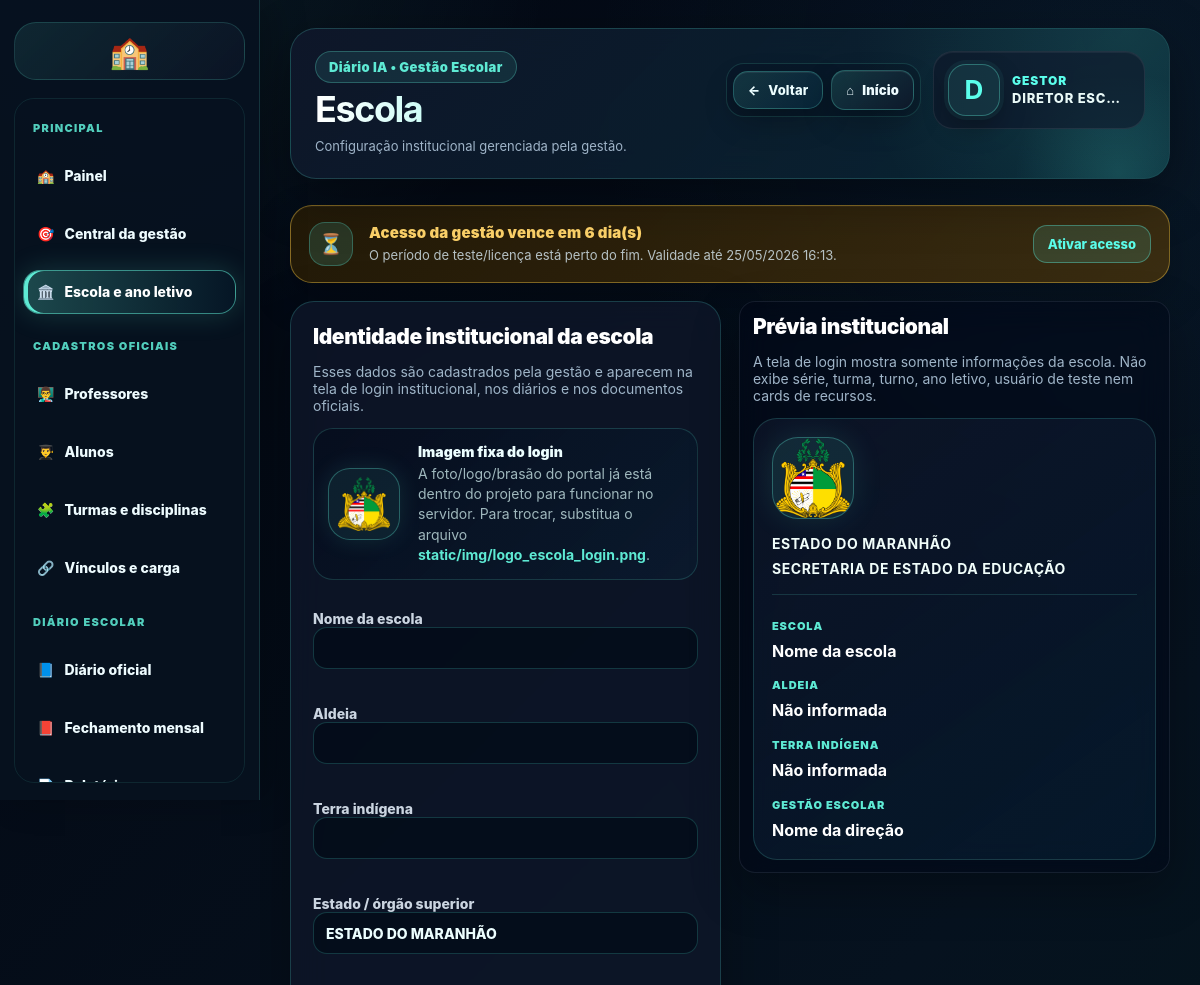
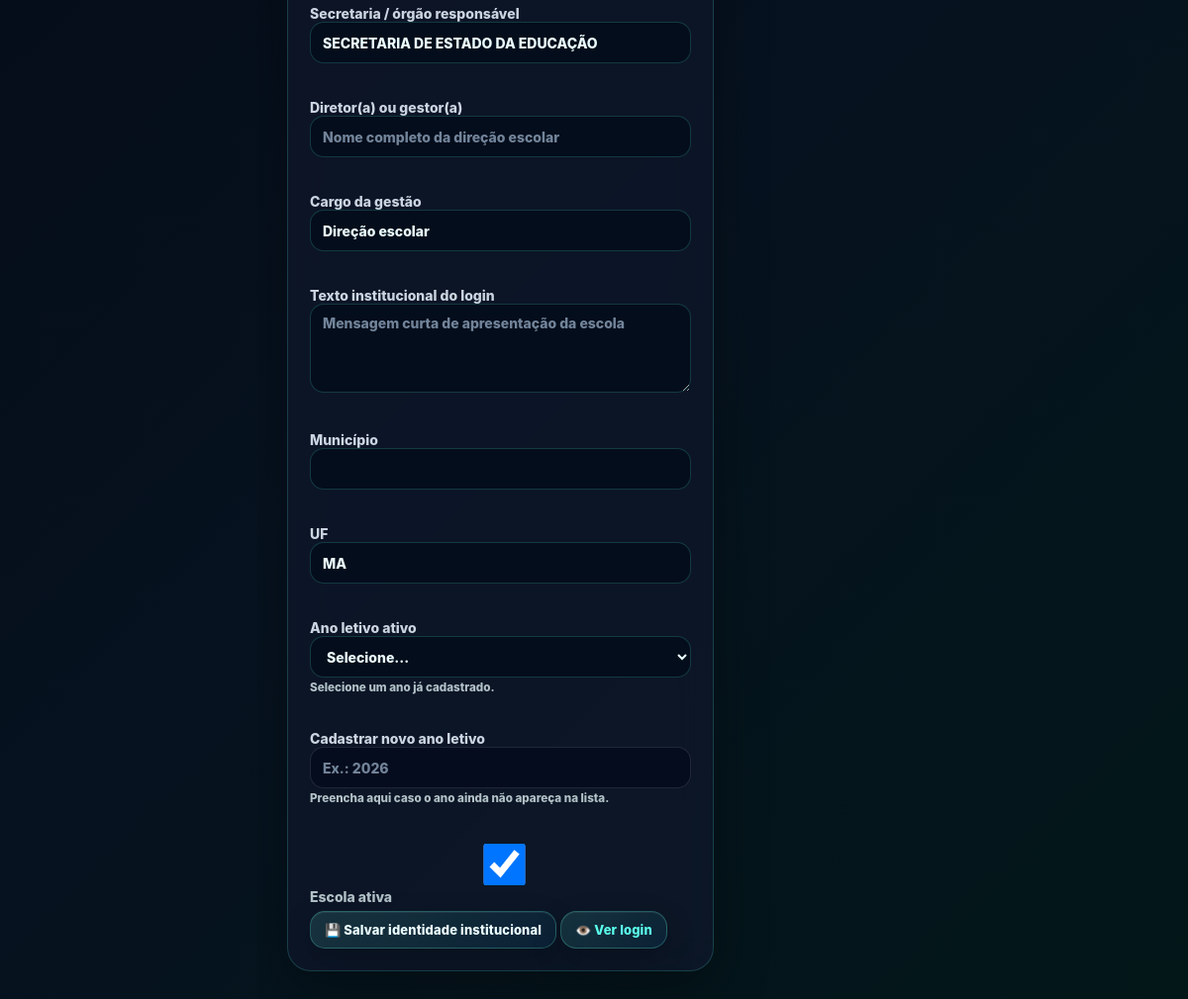
The app's page /gestao/escola/ (signed in) with its own data (2 pictures, top to bottom).
### apps/usuarios/models.py (models this page shows, shortened)
class Usuario(AbstractUser):
    class TipoUsuario(models.TextChoices):
        ADMIN = 'ADMIN', 'Administrador'
        PROF = 'PROF', 'Professor'
        COORD = 'COORD', 'Coordenador'
        SEC = 'SEC', 'Secretaria'
    tipo = models.CharField(
        max_length=10,
        choices=TipoUsuario.choices,
        default=TipoUsuario.PROF
    )
    foto = models.ImageField(
        upload_to="professores/",
        null=True,
        blank=True
    )
    gestao_teste_inicio = models.DateTimeField(
        null=True,
        blank=True,
        verbose_name="Início do teste da gestão",
    )
    gestao_acesso_expira_em = models.DateTimeField(
        null=True,
        blank=True,
        verbose_name="Acesso da gestão expira em",
    )
    gestao_acesso_bloqueado = models.BooleanField(
        default=False,
        verbose_name="Acesso da gestão bloqueado",
    )
    gestao_serial_ultimo = models.CharField(
        max_length=255,
        blank=True,
        default="",
        verbose_name="Último serial aplicado",
    )

### apps/core/views_gestao.py (the view, shortened to what this page needs)
@login_required
def gestao_escola(request):
    if not usuario_gestor(request.user):
        return render(request, "core/acesso_negado.html")
    escola = Escola.objects.filter(ativa=True).first() or Escola.objects.first()
    anos = AnoLetivo.objects.all()
    context = {
        "escola": escola,
        "anos": anos,
        "hoje": date.today(),
    }
    return render(request, "gestao/escola.html", context)

### apps/core/context_processors.py (called while the page is built, shortened)
def escola_institucional(request):
    dados = {
        "escola_login": None,
        "escola_login_estado": "ESTADO DO MARANHÃO",
        "escola_login_secretaria": "SECRETARIA DE ESTADO DA EDUCAÇÃO",
        "escola_login_nome_titulo": "Instituição escolar",
        "escola_login_nome_info": "Configurar no painel da gestão",
        "escola_login_aldeia": "Configurar no painel da gestão",
        "escola_login_terra": "Configurar no painel da gestão",
        "escola_login_texto": "Ambiente oficial de acesso da instituição escolar.",
        "gestor_login_nome": "Direção escolar",
        "gestor_login_cargo": "Gestão responsável",
    }
    try:
        from apps.academico.models import Escola
        escola = Escola.objects.filter(ativa=True).first() or Escola.objects.first()
        dados["escola_login"] = escola
    except Exception:
        pass
    return dados

### apps/core/licenca_gestao.py (called while the page is built)
def dias_teste_gestao():
    return max(int(getattr(settings, "GESTAO_TRIAL_DIAS", 7)), 1)

def usuario_eh_gestao(user):
    return getattr(user, "is_authenticated", False) and getattr(user, "tipo", "") in PERFIS_GESTAO

def garantir_periodo_teste(user):
    if not usuario_eh_gestao(user):
        return user
    if getattr(user, "gestao_acesso_expira_em", None):
        return user
    agora = timezone.now()
    inicio = getattr(user, "date_joined", None) or agora
    if timezone.is_naive(inicio):
        inicio = timezone.make_aware(inicio, timezone.get_current_timezone())
    user.gestao_teste_inicio = getattr(user, "gestao_teste_inicio", None) or inicio
    user.gestao_acesso_expira_em = inicio + timedelta(days=dias_teste_gestao())
    user.gestao_acesso_bloqueado = False
    user.save(update_fields=["gestao_teste_inicio", "gestao_acesso_expira_em", "gestao_acesso_bloqueado"])
    return user

def acesso_gestao_expirado(user):
    if not usuario_eh_gestao(user):
        return False
    garantir_periodo_teste(user)
    if getattr(user, "gestao_acesso_bloqueado", False):
        return True
    expira = getattr(user, "gestao_acesso_expira_em", None)
    if not expira:
        return False
    return timezone.now() > expira

### apps/core/templatetags/tratamento_usuario_tags.py (called while the page is built)
def _clean(value):
    return str(value or "").strip()

def _primeiro_nome(user):
    nome = _nome_usuario(user)
    return _clean(nome.split()[0]).lower()

@register.filter
def nome_exibicao(user):
    return _nome_usuario(user)

@register.filter
def tratamento_gestao(user):
    return "Gestora" if _provavel_feminino(user) else "Gestor"

### templates/gestao/escola.html (shortened to what this page needs)
{% extends "gestao/base_premium_gestao.html" %}
{% load static %}
{% block titulo %}Escola{% endblock %}
{% block subtitulo %}Configuração institucional gerenciada pela gestão.{% endblock %}
{% block conteudo %}
<div class="premium-only-page visual-1161-1220" data-template="gestao/escola.html">
<section class="gestao-page-grid">
  <form method="POST" class="gestao-form-card">
    <h2>Identidade institucional da escola</h2>
    <p>Esses dados são cadastrados pela gestão e aparecem na tela de login institucional, nos diários e nos documentos oficiais.</p>
    <div class="gestao-form-grid">
      <div class="institutional-fixed-logo-note">
        <div class="institutional-fixed-logo-card">
          <img src="{% static 'img/logo_escola_login.png' %}" alt="Logo fixa do login">
        </div>
        <div>
          <strong>Imagem fixa do login</strong>
          <span>A foto/logo/brasão do portal já está dentro do projeto para funcionar no servidor. Para trocar, substitua o arquivo <b>static/img/logo_escola_login.png</b>.</span>
        </div>
      </div>
      <label class="gestao-field">
        <span>Nome da escola</span>
        <input name="nome" value="{{ escola.nome|default:'' }}" required>
      </label>
      <div class="gestao-form-grid two">
        <label class="gestao-field">
          <span>Aldeia</span>
          <input name="aldeia" value="{{ escola.aldeia|default:'' }}">
        </label>
        <label class="gestao-field">
          <span>Terra indígena</span>
          <input name="terra_indigena" value="{{ escola.terra_indigena|default:'' }}">
        </label>
      </div>
      <div class="gestao-form-grid two">
        <label class="gestao-field">
          <span>Estado / órgão superior</span>
          <input name="estado_nome" value="{{ escola.estado_nome|default:'ESTADO DO MARANHÃO' }}">
        </label>
        <label class="gestao-field">
          <span>Secretaria / órgão responsável</span>
          <input name="secretaria" value="{{ escola.secretaria|default:'SECRETARIA DE ESTADO DA EDUCAÇÃO' }}">
        </label>
      </div>
      <div class="gestao-form-grid two">
        <label class="gestao-field">
          <span>Diretor(a) ou gestor(a)</span>
          <input name="gestor_nome" value="{{ escola.gestor_nome|default:'' }}" placeholder="Nome completo da direção escolar">
        </label>
        <label class="gestao-field">
          <span>Cargo da gestão</span>
          <input name="gestor_cargo" value="{{ escola.gestor_cargo|default:'Direção escolar' }}">
        </label>
      </div>
      <label class="gestao-field">
        <span>Texto institucional do login</span>
        <textarea name="texto_institucional" rows="4" placeholder="Mensagem curta de apresentação da escola">{{ escola.texto_institucional|default:'' }}</textarea>
      </label>
      <div class="gestao-form-grid two">
        <label class="gestao-field">
          <span>Município</span>
          <input name="municipio" value="{{ escola.municipio|default:'' }}">
        </label>
        <label class="gestao-field">
          <span>UF</span>
          <input name="estado" value="{{ escola.estado|default:'MA' }}" maxlength="2">
        </label>
      </div>
      <div class="gestao-form-grid two">
        <label class="gestao-field">
          <span>Ano letivo ativo</span>
          <select name="ano_letivo_ativo">
            <option value="">Selecione...</option>
          </select>
          <small>Selecione um ano já cadastrado.</small>
        </label>
        <label class="gestao-field">
          <span>Cadastrar novo ano letivo</span>
          <input name="ano_letivo_novo" type="number" min="2000" max="2100" placeholder="Ex.: 2026">
          <small>Preencha aqui caso o ano ainda não apareça na lista.</small>
        </label>
      </div>
      <label class="gestao-check"><input type="checkbox" name="ativa" {% if not escola or escola.ativa %}checked{% endif %}> Escola ativa</label>
    </div>
    <div class="gestao-actions">
      <button class="btn-primary" type="submit">💾 Salvar identidade institucional</button>
      <a class="btn-primary" href="/accounts/login/" target="_blank" rel="noopener">👁️ Ver login</a>
    </div>
  </form>
  <section class="gestao-list-card">
    <h2>Prévia institucional</h2>
    <p>A tela de login mostra somente informações da escola. Não exibe série, turma, turno, ano letivo, usuário de teste nem cards de recursos.</p>
    <div class="institutional-preview-box">
      <img src="{% static 'img/logo_escola_login.png' %}" alt="Logo fixa da escola" class="institutional-preview-logo">
      <strong>{{ escola.estado_nome|default:'ESTADO DO MARANHÃO' }}</strong>
      <strong>{{ escola.secretaria|default:'SECRETARIA DE ESTADO DA EDUCAÇÃO' }}</strong>
      <hr>
      <span>Escola</span><b>{{ escola.nome|default:'Nome da escola' }}</b>
      <span>Aldeia</span><b>{{ escola.aldeia|default:'Não informada' }}</b>
      <span>Terra indígena</span><b>{{ escola.terra_indigena|default:'Não informada' }}</b>
      <span>Gestão escolar</span><b>{{ escola.gestor_nome|default:'Nome da direção' }}</b>
    </div>
  </section>
</section>
</div>
{% endblock %}

### templates/gestao/base_premium_gestao.html (shortened to what this page needs)
{% load static tratamento_usuario_tags %}
<!doctype html>
<html lang="pt-br">
<head>
    <link rel="stylesheet" href="{% static 'css/premium_base_final.css' %}">
    <link rel="stylesheet" href="{% static 'css/premium_responsive_final.css' %}">
    <link rel="stylesheet" href="{% static 'css/premium_print_final.css' %}">
</head>
<body>
<div class="layout ia-clean-shell gestao-shell">
    {% include 'partials/gestao_sidebar.html' %}
    <main class="content gestao-content">
        <header class="gestao-base-header no-print">
            <div>
                <span class="gestao-base-badge">Diário IA • Gestão Escolar</span>
                <h1 class="gestao-base-title">{% block titulo %}{% endblock %}</h1>
                <p class="gestao-base-sub">{% block subtitulo %}Administração escolar{% endblock %}</p>
            </div>
            <div class="gestao-base-actions">
                {% include 'partials/gestao_page_actions.html' %}
                <a class="hero-mini-card gestao-mini-user profile-mini-link profile-mini-with-name" href="{% url 'gestao_configuracoes' %}" title="Imagem e perfil da gestão">
                    {% if request.user and request.user.is_authenticated and request.user.foto %}
                        <img class="profile-mini-photo" src="{{ request.user.foto.url }}" alt="Imagem da gestão">
                    {% else %}
                        <strong class="profile-mini-initial">{% if request.user and request.user.is_authenticated %}{{ request.user|nome_exibicao|default:'G'|slice:':1' }}{% else %}G{% endif %}</strong>
                    {% endif %}
                    <span class="profile-mini-text">
                        <b class="profile-mini-role">{% if request.user and request.user.is_authenticated %}{{ request.user|tratamento_gestao }}{% else %}Gestor(a){% endif %}</b>
                        <small class="profile-mini-name">{% if request.user and request.user.is_authenticated %}{{ request.user|nome_exibicao }}{% else %}Acesso da gestão{% endif %}</small>
                    </span>
                </a>
            </div>
        </header>
        {% include 'partials/aviso_licenca_gestao.html' %}
        {% block conteudo %}{% endblock %}
    </main>
</div>
</body>
</html>

### templates/partials/aviso_licenca_gestao.html (shortened to what this page needs)
{% load licenca_tags %}
{% licenca_gestao_status as licenca_gestao %}
{% if licenca_gestao.mostrar %}
  <section class="gestao-license-banner gestao-license-banner-{{ licenca_gestao.status }} no-print">
    <div class="gestao-license-icon">{% if licenca_gestao.expirado %}🔒{% elif licenca_gestao.status == 'ok' %}✅{% else %}⏳{% endif %}</div>
    <div class="gestao-license-text">
      <strong>{{ licenca_gestao.titulo }}</strong>
      <span>{{ licenca_gestao.texto }} Validade até {{ licenca_gestao.expira|date:"d/m/Y H:i" }}.</span>
    </div>
    {% if licenca_gestao.expirado or licenca_gestao.status != 'ok' %}
      <a class="gestao-license-action" href="{% url 'ativar_acesso_gestao' %}">Ativar acesso</a>
    {% endif %}
  </section>
{% endif %}

### templates/partials/aviso_licenca_gestao.html (style rules this page uses)
.gestao-license-banner { display:flex; align-items:center; justify-content:space-between; gap:16px; margin:0 0 18px; padding:16px 18px; border:1px solid rgba(95,255,238,.28); border-radius:22px; background:linear-gradient(135deg, rgba(8,20,38,.92), rgba(15,68,73,.72)); box-shadow:0 16px 40px rgba(0,0,0,.22), inset 0 1px 0 rgba(255,255,255,.04); color:#eaffff; }
.gestao-license-icon { width:44px; height:44px; border-radius:16px; display:grid; place-items:center; background:rgba(95,255,238,.12); border:1px solid rgba(95,255,238,.25); font-size:20px; flex:0 0 auto; }
.gestao-license-text { display:flex; flex-direction:column; gap:4px; min-width:0; flex:1; }
.gestao-license-text strong { font-size:15px; font-weight:900; color:#6dfff0; letter-spacing:.01em; }
.gestao-license-text span { font-size:13px; line-height:1.45; color:rgba(226,245,255,.76); }
.gestao-license-action { text-decoration:none; white-space:nowrap; padding:10px 14px; border-radius:14px; border:1px solid rgba(95,255,238,.35); background:rgba(95,255,238,.12); color:#6dfff0; font-size:13px; font-weight:900; }
.gestao-license-banner-atencao { border-color:rgba(255,207,73,.42); background:linear-gradient(135deg, rgba(37,27,7,.92), rgba(76,53,11,.74)); }
.gestao-license-banner-atencao .gestao-license-text strong, .gestao-license-banner-atencao .gestao-license-action { color:#ffd46a; }

### records on screen
Usuario: user|nome_exibicao "D", user|tratamento_gestao "GESTOR", user|nome_exibicao "DIRETOR ESC…", expira "25/05/2026 16:13"

### other values on screen
{{ licenca_gestao.titulo }} "Acesso da gestão vence em 6 dia(s)"
{{ licenca_gestao.texto }} "O período de teste/licença está perto do fim."
{{ escola.estado_nome|default:'ESTADO DO MARANHÃO' }} "ESTADO DO MARANHÃO"
{{ escola.secretaria|default:'SECRETARIA DE ESTADO DA EDUCAÇÃO' }} "SECRETARIA DE ESTADO DA EDUCAÇÃO"
{{ escola.nome|default:'Nome da escola' }} "Nome da escola"
{{ escola.aldeia|default:'Não informada' }} "Não informada"
{{ escola.terra_indigena|default:'Não informada' }} "Não informada"
{{ escola.gestor_nome|default:'Nome da direção' }} "Nome da direção"
